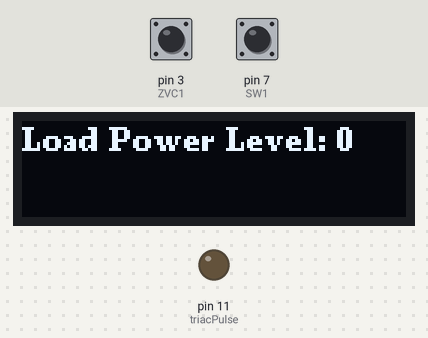
Bench run of a sketch on a simulated Arduino Uno, built with avr-gcc and run on an emulated ATmega328P. Parts: 128×32 one-colour display, output pins drawn as LEDs (lit = HIGH). The inputs (shaded band) are chosen by the test bench; at power-on: pin 7 (SW1) HIGH, pin 3 (ZVC1) HIGH. What the sketch prints to the serial monitor is not drawn.

Above: at 1.2 s.
1.3 s: pin 7 (SW1) pulled LOW for 0.15 s
At 1.7 s:
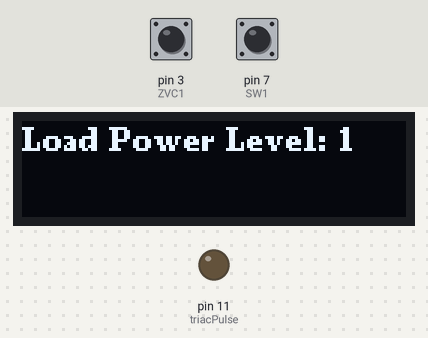
2.9 s: pin 7 (SW1) pulled LOW for 1 s
At 3.2 s:
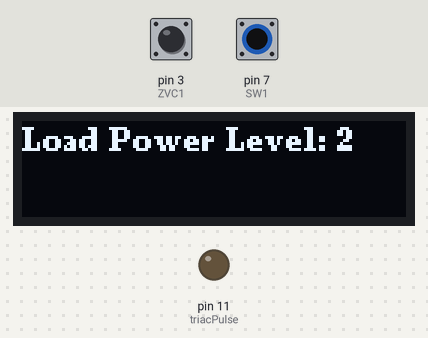
Timing chart, 0 to 5.9 s (numbered marks = the images above; inputs shaded):
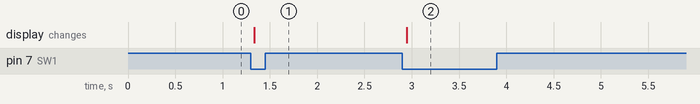

The sketch:

t.ino
```cpp
#include <Wire.h>
#include <U8g2lib.h>

// Initialize U8g2 for 128x32 OLED using I2C
U8G2_SSD1306_128X32_UNIVISION_F_HW_I2C u8g2(U8G2_R0, /* reset=*/ U8X8_PIN_NONE);

#define triacPulse 11     // Triac control for Load
#define SW1 7               // Button for Load
#define ZVC1 3              // Zero-crossing detection for Load

int x1 = 8000;                 // Delay value for Load
int counter1 = 0;           // Power level counter
bool lastButtonState1 = HIGH;
unsigned long lastDebounceTime1 = 0;
unsigned long debounceDelay = 50;

void setup() {
  Serial.begin(115200);

  // Initialize the OLED
  u8g2.begin();

  // Pin setup
  pinMode(ZVC1, INPUT_PULLUP);
  pinMode(triacPulse, OUTPUT);
  pinMode(SW1, INPUT_PULLUP);

  // Attach interrupt for zero-crossing detection
  attachInterrupt(digitalPinToInterrupt(ZVC1), acon1, FALLING);
}

void loop() {
  handleButton(SW1, lastButtonState1, counter1, x1);

  // Update OLED display
  u8g2.clearBuffer();
  u8g2.setFont(u8g2_font_ncenB08_tr); // Select a readable font
  u8g2.setCursor(0, 10);
  u8g2.print("Load Power Level: ");
  u8g2.print(counter1);
  u8g2.sendBuffer();
}

// Function to handle button presses with debounce and counter updates
void handleButton(int buttonPin, bool &lastState, int &counter, int &x) {
  int reading = digitalRead(buttonPin);

  if (reading != lastState) {
    unsigned long currentTime = millis();
    if ((currentTime - lastDebounceTime1) > debounceDelay) {
      if (reading == LOW) {
        counter = (counter + 1) % 10; // Cycle from 0 to 9
        x = map(counter, 0, 9, 8000, 0);  // Map counter to delay for power control
        Serial.print("Power Level Counter: ");
        Serial.println(counter);
      }
      lastDebounceTime1 = currentTime;
    }
  }
  lastState = reading;
}

// Interrupt Service Routine for Load
void acon1() {
  delayMicroseconds(x1);
  digitalWrite(triacPulse, HIGH);
  delayMicroseconds(50);
  digitalWrite(triacPulse, LOW);
}
```

Measured:
- after the input at 1.3 s, the display: changes at once (image 1)
- after the input at 2.9 s, the display: changes after 0.05 s (image 2)
